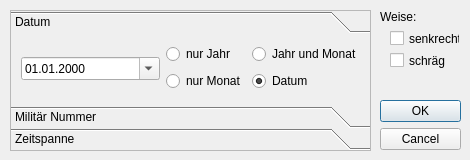
<?xml version="1.0" encoding="UTF-8"?>
<ui version="4.0">
 <class>apisSearchFilmDialog</class>
 <widget class="QDialog" name="apisSearchFilmDialog">
  <property name="windowModality">
   <enum>Qt::ApplicationModal</enum>
  </property>
  <property name="geometry">
   <rect>
    <x>0</x>
    <y>0</y>
    <width>470</width>
    <height>160</height>
   </rect>
  </property>
  <property name="minimumSize">
   <size>
    <width>470</width>
    <height>160</height>
   </size>
  </property>
  <property name="maximumSize">
   <size>
    <width>470</width>
    <height>160</height>
   </size>
  </property>
  <property name="windowTitle">
   <string>APIS Film Suche</string>
  </property>
  <property name="modal">
   <bool>true</bool>
  </property>
  <widget class="QDialogButtonBox" name="buttonBox">
   <property name="geometry">
    <rect>
     <x>380</x>
     <y>100</y>
     <width>81</width>
     <height>52</height>
    </rect>
   </property>
   <property name="orientation">
    <enum>Qt::Vertical</enum>
   </property>
   <property name="standardButtons">
    <set>QDialogButtonBox::Cancel|QDialogButtonBox::Ok</set>
   </property>
  </widget>
  <widget class="QToolBox" name="uiSearchModeTBox">
   <property name="enabled">
    <bool>true</bool>
   </property>
   <property name="geometry">
    <rect>
     <x>10</x>
     <y>10</y>
     <width>361</width>
     <height>141</height>
    </rect>
   </property>
   <property name="frameShape">
    <enum>QFrame::StyledPanel</enum>
   </property>
   <property name="frameShadow">
    <enum>QFrame::Plain</enum>
   </property>
   <property name="currentIndex">
    <number>0</number>
   </property>
   <property name="tabSpacing">
    <number>0</number>
   </property>
   <widget class="QWidget" name="uiSearchByDate">
    <property name="geometry">
     <rect>
      <x>0</x>
      <y>0</y>
      <width>359</width>
      <height>76</height>
     </rect>
    </property>
    <attribute name="label">
     <string>Datum</string>
    </attribute>
    <widget class="QWidget" name="horizontalLayoutWidget">
     <property name="geometry">
      <rect>
       <x>10</x>
       <y>10</y>
       <width>341</width>
       <height>51</height>
      </rect>
     </property>
     <layout class="QHBoxLayout" name="horizontalLayout_2">
      <item>
       <widget class="QDateEdit" name="uiSearchDate">
        <property name="minimumDate">
         <date>
          <year>1900</year>
          <month>1</month>
          <day>1</day>
         </date>
        </property>
        <property name="displayFormat">
         <string>dd.MM.yyyy</string>
        </property>
        <property name="calendarPopup">
         <bool>true</bool>
        </property>
       </widget>
      </item>
      <item>
       <layout class="QGridLayout" name="gridLayout">
        <item row="0" column="0">
         <widget class="QRadioButton" name="uiYearOnlyRBtn">
          <property name="text">
           <string>nur Jahr</string>
          </property>
         </widget>
        </item>
        <item row="1" column="0">
         <widget class="QRadioButton" name="uiMonthOnlyRBtn">
          <property name="text">
           <string>nur Monat</string>
          </property>
          <property name="checked">
           <bool>false</bool>
          </property>
         </widget>
        </item>
        <item row="0" column="1">
         <widget class="QRadioButton" name="uiYearMonthRBtn">
          <property name="text">
           <string>Jahr und Monat</string>
          </property>
         </widget>
        </item>
        <item row="1" column="1">
         <widget class="QRadioButton" name="uiDateRBtn">
          <property name="text">
           <string>Datum</string>
          </property>
          <property name="checked">
           <bool>true</bool>
          </property>
         </widget>
        </item>
       </layout>
      </item>
     </layout>
    </widget>
   </widget>
   <widget class="QWidget" name="uiSearchByMilitaryNumber">
    <property name="geometry">
     <rect>
      <x>0</x>
      <y>0</y>
      <width>359</width>
      <height>76</height>
     </rect>
    </property>
    <attribute name="label">
     <string>Militär Nummer</string>
    </attribute>
    <widget class="QWidget" name="horizontalLayoutWidget_2">
     <property name="geometry">
      <rect>
       <x>9</x>
       <y>10</y>
       <width>341</width>
       <height>51</height>
      </rect>
     </property>
     <layout class="QHBoxLayout" name="horizontalLayout_3">
      <item>
       <widget class="QLabel" name="uiMilitaryNumberLbl">
        <property name="text">
         <string>Neue oder Alte Militär Nr.:</string>
        </property>
       </widget>
      </item>
      <item>
       <widget class="QLineEdit" name="uiMilitaryNumberEdit"/>
      </item>
     </layout>
    </widget>
   </widget>
   <widget class="QWidget" name="uiSearchByTimeSpan">
    <property name="geometry">
     <rect>
      <x>0</x>
      <y>0</y>
      <width>359</width>
      <height>76</height>
     </rect>
    </property>
    <attribute name="label">
     <string>Zeitspanne</string>
    </attribute>
    <widget class="QWidget" name="layoutWidget">
     <property name="geometry">
      <rect>
       <x>9</x>
       <y>10</y>
       <width>341</width>
       <height>51</height>
      </rect>
     </property>
     <layout class="QHBoxLayout" name="horizontalLayout">
      <item>
       <widget class="QLabel" name="uiFromLbl">
        <property name="text">
         <string>von:</string>
        </property>
       </widget>
      </item>
      <item>
       <widget class="QCheckBox" name="uiFromChk">
        <property name="text">
         <string/>
        </property>
        <property name="checked">
         <bool>true</bool>
        </property>
       </widget>
      </item>
      <item>
       <widget class="QDateEdit" name="uiFromDate">
        <property name="date">
         <date>
          <year>1900</year>
          <month>1</month>
          <day>1</day>
         </date>
        </property>
        <property name="minimumDate">
         <date>
          <year>1900</year>
          <month>1</month>
          <day>1</day>
         </date>
        </property>
        <property name="displayFormat">
         <string>dd.MM.yyyy</string>
        </property>
        <property name="calendarPopup">
         <bool>true</bool>
        </property>
       </widget>
      </item>
      <item>
       <spacer name="horizontalSpacer">
        <property name="orientation">
         <enum>Qt::Horizontal</enum>
        </property>
        <property name="sizeHint" stdset="0">
         <size>
          <width>40</width>
          <height>20</height>
         </size>
        </property>
       </spacer>
      </item>
      <item>
       <widget class="QLabel" name="uiToLbl">
        <property name="text">
         <string>bis:</string>
        </property>
       </widget>
      </item>
      <item>
       <widget class="QCheckBox" name="uiToChk">
        <property name="text">
         <string/>
        </property>
        <property name="checked">
         <bool>true</bool>
        </property>
       </widget>
      </item>
      <item>
       <widget class="QDateEdit" name="uiToDate">
        <property name="date">
         <date>
          <year>2000</year>
          <month>2</month>
          <day>1</day>
         </date>
        </property>
        <property name="displayFormat">
         <string>dd.MM.yyyy</string>
        </property>
        <property name="calendarPopup">
         <bool>true</bool>
        </property>
       </widget>
      </item>
     </layout>
    </widget>
   </widget>
  </widget>
  <widget class="QCheckBox" name="uiVerticalChk">
   <property name="enabled">
    <bool>true</bool>
   </property>
   <property name="geometry">
    <rect>
     <x>390</x>
     <y>30</y>
     <width>70</width>
     <height>17</height>
    </rect>
   </property>
   <property name="text">
    <string>senkrecht</string>
   </property>
   <property name="checked">
    <bool>false</bool>
   </property>
   <property name="tristate">
    <bool>true</bool>
   </property>
  </widget>
  <widget class="QCheckBox" name="uiObliqueChk">
   <property name="geometry">
    <rect>
     <x>390</x>
     <y>50</y>
     <width>70</width>
     <height>21</height>
    </rect>
   </property>
   <property name="text">
    <string>schräg</string>
   </property>
   <property name="checked">
    <bool>false</bool>
   </property>
   <property name="tristate">
    <bool>true</bool>
   </property>
  </widget>
  <widget class="QLabel" name="uiFilmModeLbl">
   <property name="geometry">
    <rect>
     <x>380</x>
     <y>10</y>
     <width>46</width>
     <height>13</height>
    </rect>
   </property>
   <property name="text">
    <string>Weise:</string>
   </property>
  </widget>
 </widget>
 <resources/>
 <connections>
  <connection>
   <sender>buttonBox</sender>
   <signal>accepted()</signal>
   <receiver>apisSearchFilmDialog</receiver>
   <slot>accept()</slot>
   <hints>
    <hint type="sourcelabel">
     <x>248</x>
     <y>254</y>
    </hint>
    <hint type="destinationlabel">
     <x>157</x>
     <y>159</y>
    </hint>
   </hints>
  </connection>
  <connection>
   <sender>buttonBox</sender>
   <signal>rejected()</signal>
   <receiver>apisSearchFilmDialog</receiver>
   <slot>reject()</slot>
   <hints>
    <hint type="sourcelabel">
     <x>316</x>
     <y>260</y>
    </hint>
    <hint type="destinationlabel">
     <x>286</x>
     <y>159</y>
    </hint>
   </hints>
  </connection>
 </connections>
</ui>
